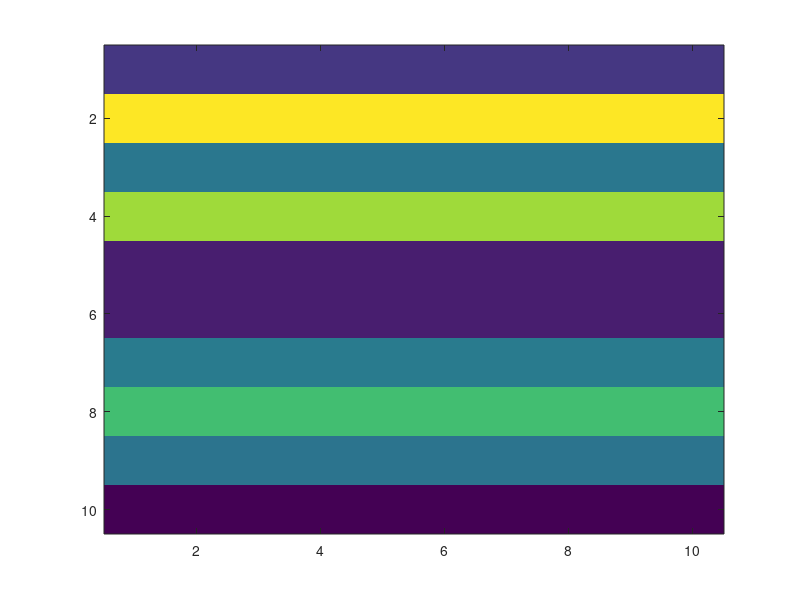

Write MATLAB code to recreate this figure.
clear all;
N_inp = 10;
N_out = 10;
N_instructive = 10;
N_supervised = 10;
N_readout = 10;
T= 2500;
Tinp = 1000;
Tinphalf = 500;
Tdop = T - Tinp;
inp_rate = 0.02;
instructive_rate = 0.5;
supervised_rate = 0.06;
threshold = 0.4*ones(N_out,1);
threshold_caseC = 0.25;
intrinc = 0.06;
tau_v = 10;
alpha_w = 0.0002;
alpha_w_standRL = alpha_w/50;
alpha_LTD = alpha_w/500;
tau_burst = 5;
burst_threshold = 1.1;
tau_stdp = 10;
tau_elgigbility = 10*60*1000;
tau_inb_trace = 50;
Total_trail = 2;

for trail = 1:Total_trail
    weight = ones (N_inp,N_out)/N_inp;
    weight_p = weight*0;
    weight_m = weight*0;
    weight_instructive = eye(N_instructive,N_out)/N_instructive;
    weight_supervised = eye(N_instructive,N_out);
    weight_readout = eye(N_instructive,N_out)/N_supervised;
    weight_inhibiton = ones (N_inp,N_out)/N_inp;
    idx = logical(eye(size(weight_inhibiton)));
    weight_inhibiton(idx)= 0;
    volt = zeros(N_out,T);
    spike = zeros(N_out,T);
    volt_readout = zeros(N_out,T);
    inputs_readout = zeros(N_out,T);
    inputs_readout_trace = zeros(N_out,T);
    burst = zeros(N_out,T);
    x_pre = zeros (N_inp,1);
    x_post = zeros (N_out,1);
    prepost = zeros (N_inp,N_out);
    elgigiblity= zeros (N_inp,N_out);
    dopamine = zeros(1,T);
    inputs_instructive = zeros(N_instructive, T);
    inputs_supervised = zeros(N_supervised, T);
    inputs = zeros(N_inp,T);
    intrinc_current = zeros(N_inp,T);
    inputs_instructive(3,Tdop+1:T-Tinphalf) = rand(1,Tinphalf)<instructive_rate;
    inputs_instructive(6,Tdop+Tinphalf+1:T) = rand(1,Tinphalf)<instructive_rate;
    dopamine(1,Tdop+1:T) = ones(1,T-Tdop);
    inputs(:,1:Tinp) = rand(N_inp,Tinp)<inp_rate;
    
    for t = 2:T-1
        volt(:,t+1) = (1-1/tau_v)*volt(:,t) + weight'*inputs(:,t) +weight_instructive'*inputs_instructive(:,t)+weight_supervised'*inputs_readout(:,t-1)+intrinc_current(:,t);
        ind_spikes = find(volt(:,t+1)>threshold);
        spike(ind_spikes,t) = 1;
        volt(ind_spikes,t+1) = 0;

        volt_readout(:,t+1) = (1-1/tau_v)*volt_readout(:,t) + weight_readout'*spike(:,t)+inputs_supervised(:,t)-weight_inhibiton'*inputs_readout_trace(:,t-1);
        ind_spikes_readout = find(volt_readout(:,t+1)>threshold);
        inputs_readout(ind_spikes_readout,t) = 1;
        inputs_readout_trace = (1-1/tau_inb_trace)*inputs_readout_trace + inputs_readout(:,t);
        volt_readout(ind_spikes_readout,t+1) = 0;

        burst(:,t+1) = (1-1/tau_burst)*burst(:,t) + spike(:,t);
        x_pre  = (1-1/tau_stdp)*x_pre + inputs(:,t);
        x_post  = (1-1/tau_stdp)*x_post + spike(:,t);
        prepost = x_pre *x_post';
        elgigiblity = (1-1/tau_elgigbility)*elgigiblity + prepost;
        weight_p = weight_p + alpha_w*dopamine(t)*(ones(N_inp,1).*(burst(:,t)>burst_threshold)').*elgigiblity;
        weight_m = weight_m - alpha_LTD*elgigiblity;
    end
end

image(elgigiblity, "CDataMapping", 'scaled')